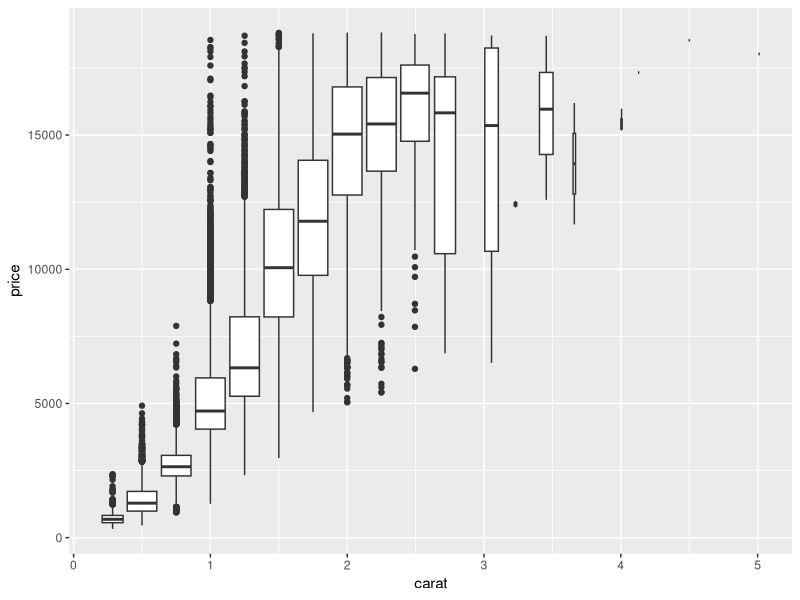
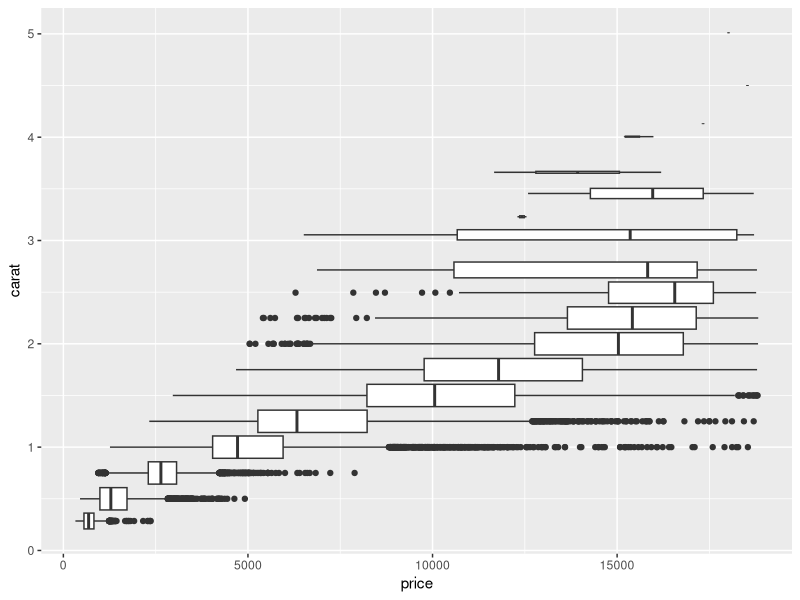
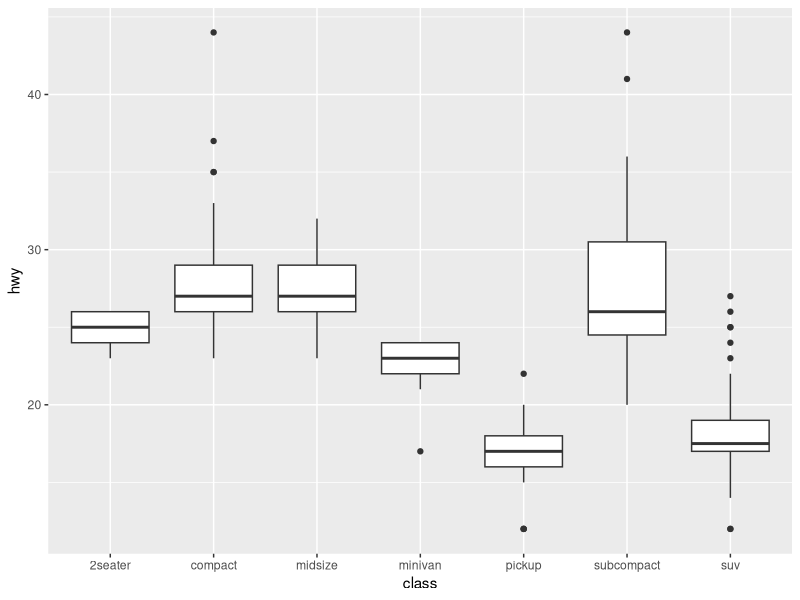
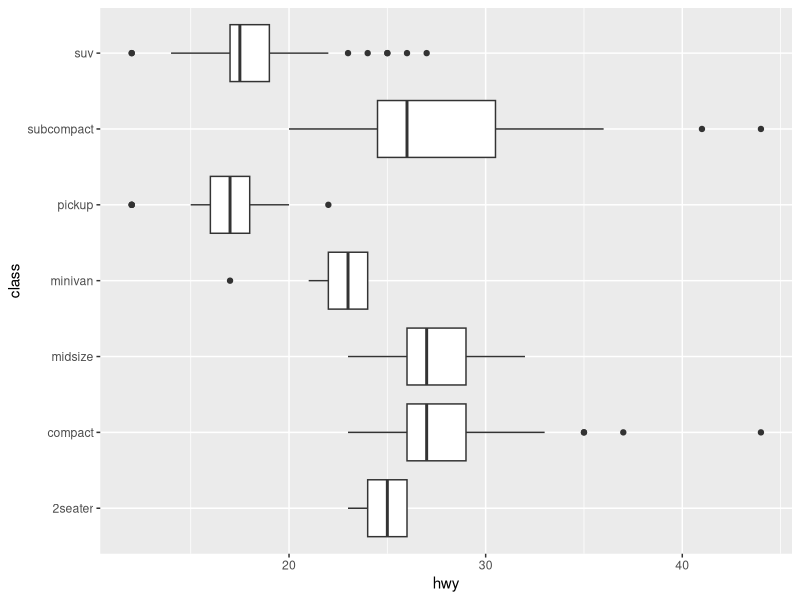
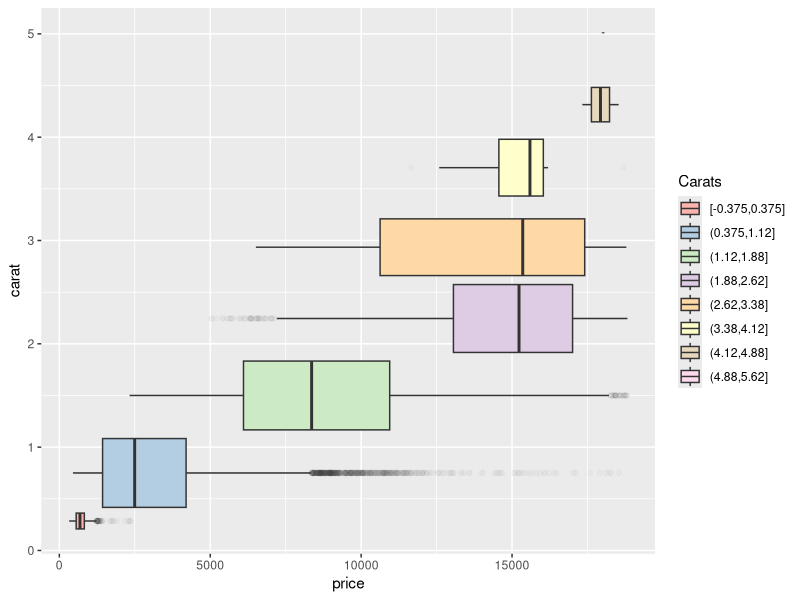
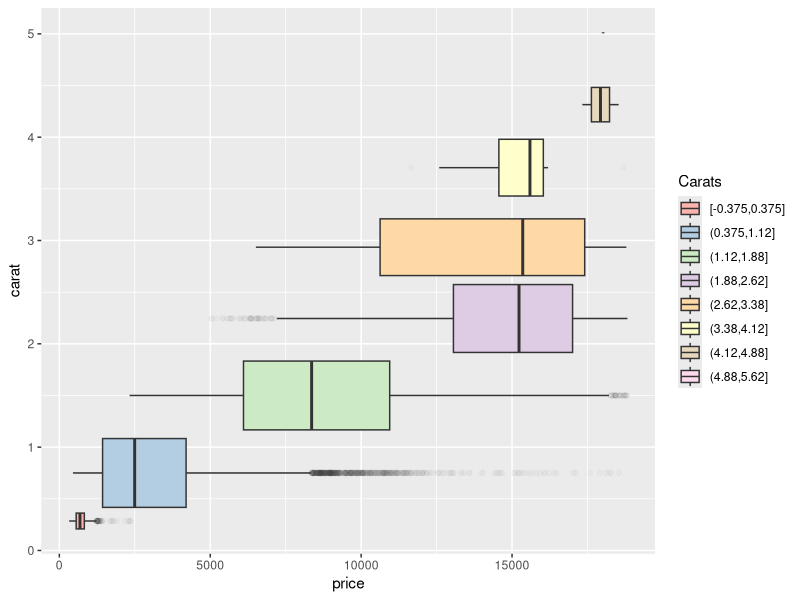

Write R code to recreate these figures, in order.
##############################################################################
# Box-Whisker Chart
# ---------------------------------------------------------------------------
# Source: http://www.sthda.com/english/wiki/ggplot2-box-plot-quick-start-guide-r-software-and-data-visualization
##############################################################################

# install.packages("ggplot2")
library(ggplot2)
options(repr.plot.width=4, repr.plot.height=3)

p <- ggplot(diamonds, aes(carat, price))
p = p + geom_boxplot(aes(group = cut_width(carat, 0.25)))
p

p = p + coord_flip()
p

p <- ggplot(mpg, aes(class, hwy), outlier.alpha = 0.1)
p = p + geom_boxplot()
p

p = p + coord_flip()
p


# Adjust the transparency of outliers using outlier.alpha
width=.75
p = ggplot(diamonds, aes(carat, price)) + scale_fill_brewer(palette="Pastel1") +
  geom_boxplot(aes(group = cut_width(carat, width), fill=cut_width(carat, width)), outlier.alpha = 0.025) +
  coord_flip() + theme() + labs(fill = "Carats")
p
ggsave(file="bench_query_sort.pdf", width=10, height=4, dpi=300)
